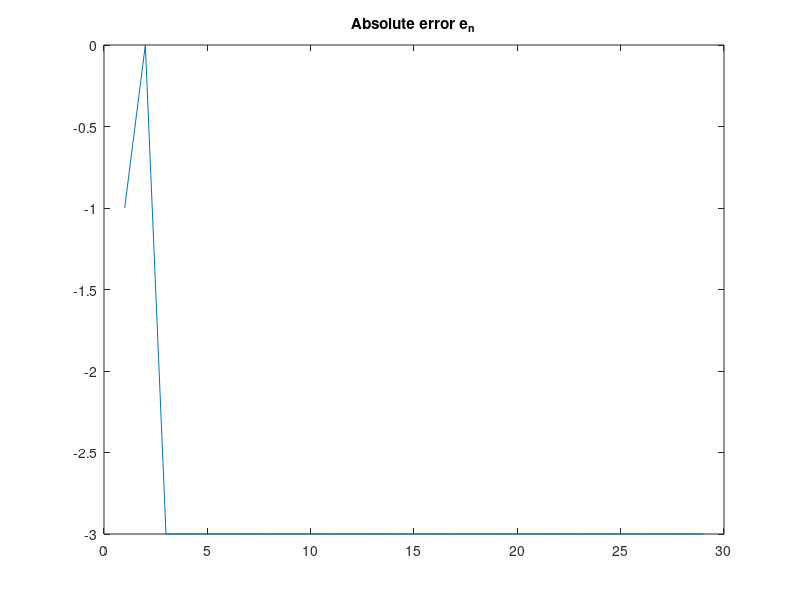

Recreate this plot in MATLAB.
%% Bisection Method for finding zeros of a function

%% Function definition
%%f=@(x) x^3+2*x^2-3*x-1;

f = @(x) x^3 - 3*x^2 + x - 3;
a=0;  b=4
%% Stopping critera
TOL = 10^(-8);
Nmax = floor ( log((b-a)/TOL) / log(2) ) + 1
pvalues=zeros(Nmax,1);                              %% This command generates array of size Nmax*1

%% Main loop i.e. Iteration Scheme
for i = 1 : Nmax
    p = (a+b)/2;
	pvalues(i)=p;                                %% This array would be used to plot the error.
    
    sfa = f(a);
    sfp = f(p);
    
    fprintf( '\t\t %3d \t (%.6f,%.6f) \t %.10f \n', i, a, b, p)
	if ( (b-a)<2*TOL || sfp == 0 ) 
	   break
	elseif ( sfa * sfp < 0 )
	   b = p;
	else
	   a = p;
	   sfa = sfp;
    end
end

%% Absolute Error computation
plast =p;
errors=pvalues-plast*ones(Nmax,1);
fprintf('Approximate value |  Absolute Error\n\n')
fprintf(' %.10f     |  %.10f\n',[pvalues errors]');

plot(errors);
title('Absolute error e_n')